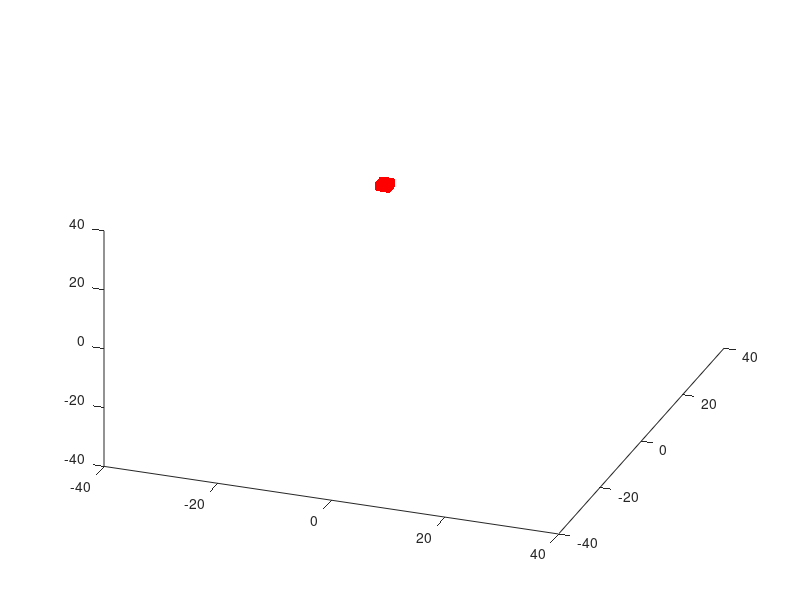

The MATLAB script that drew this image: (Note: this script raises an error after producing the figure.)
clear all

% Lorenz's parameters (chaotic)
sigma = 10;
beta = 8/3;
rho = 28;

% Initial condition 1 - Large cube of data
% y0=[0 0 0];
% xvec = -20:2:20;
% yvec = -20:2:20;
% zvec = -20:2:20;
% Initial condition 2 - small cube around initial condition from last class
y0=[-8; 8; 27];
xvec = -1:.1:1;
yvec = -1:.1:1;
zvec = -1:.1:1;
% % Initial condition 3 - even smaller cube around initial condition
% y0=[-8; 8; 27];
% xvec = -.1:.01:.1;
% yvec = -.1:.01:.1;
% zvec = -.1:.01:.1;
[x0,y0,z0] = meshgrid(xvec+y0(1),yvec+y0(2),zvec+y0(3));
yIC(1,:,:,:) = x0;
yIC(2,:,:,:) = y0;
yIC(3,:,:,:) = z0;

plot3(yIC(1,:),yIC(2,:),yIC(3,:),'r.','LineWidth',2,'MarkerSize',10)
axis([-40 40 -40 40 -40 40])
view(20,40);
drawnow

%% Compute trajectory 
dt =0.01;
duration = 4
tspan=[0,duration]; 
L = duration/dt;
yin = yIC; 

for step = 1:L
    time = step*dt
    yout = rk4singlestep(@(t,y)lorenz3D(t,y,sigma,beta,rho),dt,time,yin);
    yin = yout;
    plot3(yout(1,:),yout(2,:),yout(3,:),'r.','LineWidth',2,'MarkerSize',10)
    view(20+360*step/L,40);
    axis([-40 40 -40 40 -10 40])
    drawnow
end